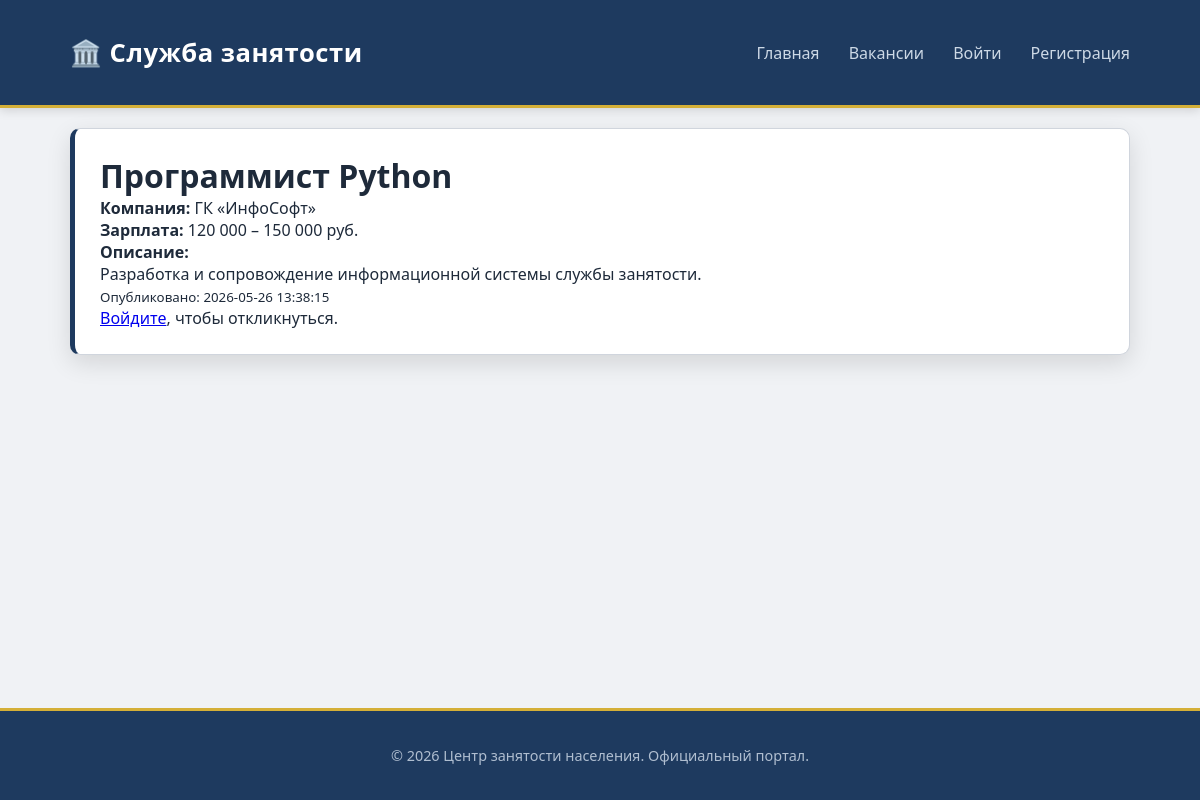
Screenshot of /vacancy/1 with the database file from the repository.
### tables this page shows
CREATE TABLE vacancies (
    id INTEGER PRIMARY KEY AUTOINCREMENT,
    title TEXT NOT NULL,
    description TEXT,
    salary TEXT,
    company TEXT,
    employer_id INTEGER,
    is_active INTEGER DEFAULT 1,
    created_at TIMESTAMP DEFAULT CURRENT_TIMESTAMP,
    FOREIGN KEY (employer_id) REFERENCES users (id)
);

### app.py (the view)
@app.route('/vacancy/<int:id>')
def vacancy_detail(id):
    db = get_db()
    vac = db.execute('SELECT * FROM vacancies WHERE id = ?', (id,)).fetchone()
    if vac is None:
        flash('Вакансия не найдена.', 'warning')
        return redirect(url_for('vacancies'))
    already_applied = False
    if g.user and g.user['role'] == 'applicant':
        app_count = db.execute('SELECT COUNT(*) FROM applications WHERE user_id = ? AND vacancy_id = ?',
                               (g.user['id'], id)).fetchone()[0]
        already_applied = app_count > 0
    return render_template('vacancy_detail.html', vacancy=vac, already_applied=already_applied)

### app.py (called while the page is built)
def get_db():
    if 'db' not in g:
        g.db = sqlite3.connect(DATABASE)
        g.db.row_factory = sqlite3.Row
    return g.db

@app.before_request
def load_logged_in_user():
    user_id = session.get('user_id')
    if user_id is None:
        g.user = None
    else:
        db = get_db()
        g.user = db.execute('SELECT * FROM users WHERE id = ?', (user_id,)).fetchone()

### templates/vacancy_detail.html (shortened to what this page needs)
{% extends "base.html" %}
{% block content %}
    <div class="card vacancy-full">
        <h1>{{ vacancy.title }}</h1>
        <p><strong>Компания:</strong> {{ vacancy.company }}</p>
        <p><strong>Зарплата:</strong> {{ vacancy.salary }}</p>
        <p><strong>Описание:</strong></p>
        <p>{{ vacancy.description }}</p>
        <p><small>Опубликовано: {{ vacancy.created_at }}</small></p>
        {% if g.user and g.user.role == 'applicant' %}
            {% if already_applied %}
                <p class="status-pending">Вы уже откликнулись на эту вакансию.</p>
            {% else %}
                <form action="{{ url_for('apply', vacancy_id=vacancy.id) }}" method="post">
                    <button type="submit" class="btn">Откликнуться</button>
                </form>
            {% endif %}
        {% elif not g.user %}
            <p><a href="{{ url_for('login') }}">Войдите</a>, чтобы откликнуться.</p>
        {% endif %}
    </div>
{% endblock %}

### static/css/style.css (style rules this page uses)
* { margin: 0; padding: 0; box-sizing: border-box; }
body { font-family: 'Segoe UI', 'Roboto', Arial, sans-serif; background: #f0f2f5; color: #1e2a3a; min-height: 100vh; display: flex; flex-direction: column; }
.card { background: white; border-radius: 10px; padding: 25px; margin-bottom: 20px; box-shadow: 0 8px 24px rgba(0,0,0,0.12); border: 1px solid #d0d5dd; border-left: 5px solid #1e3a5f; transition: box-shadow 0.25s, transform 0.25s, border-color 0.2s; }

### rows the page displays
vacancies: title "Программист Python", company "ГК «ИнфоСофт»", salary "120 000 – 150 000 руб.", description "Разработка и сопровождение информационной системы службы занятости.", created_at "2026-05-26 13:38:15"
